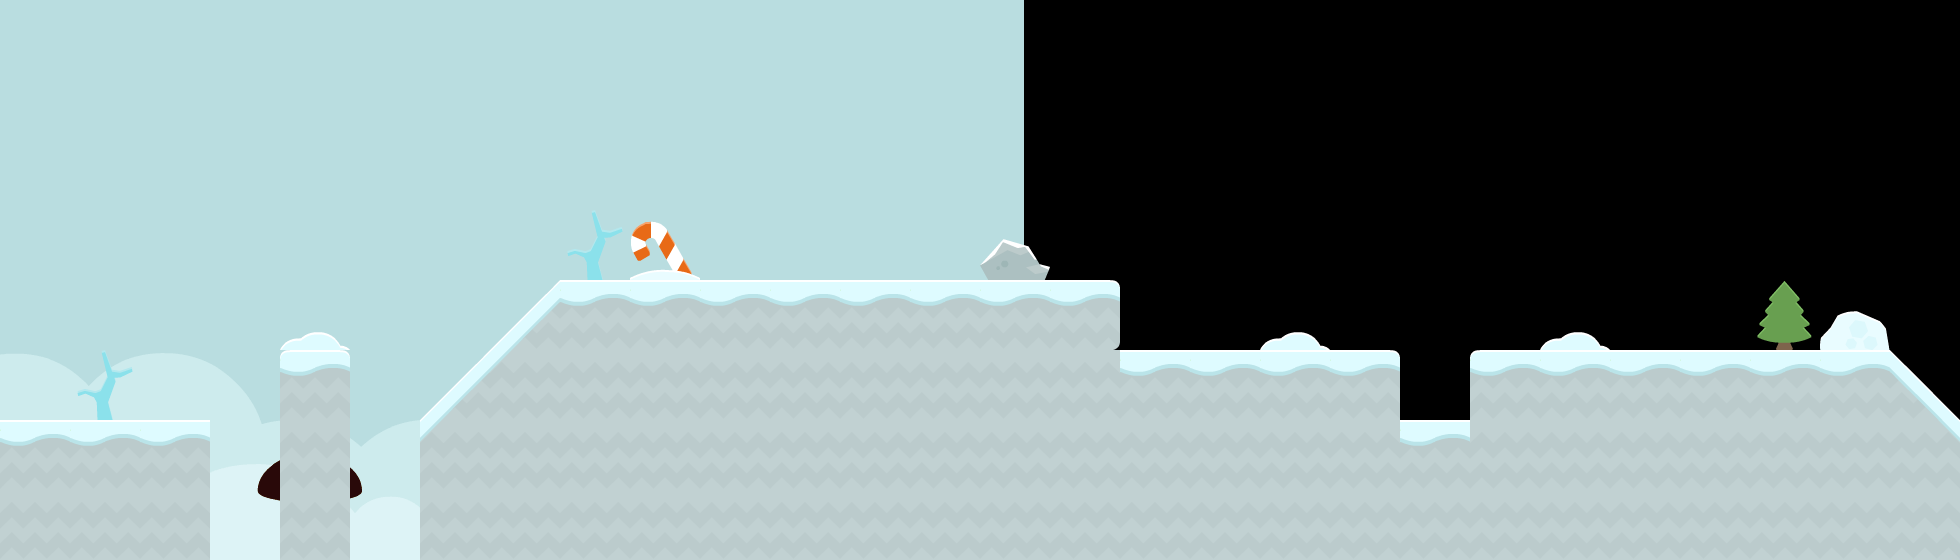

Rendered tile map (Tiled .tmx) drawn with the repository's tilesets; below, a short description and the map source with its tile grids summarised:
An orthogonal 28x8 tile map with 70x70 px tiles, 3 tile layers (tiles_background, tiles_terrain, tiles_foreground), 2 image layers and 9 objects (5x SNOW, WOOD, start, target, effect_snow).

<map version="1.0" orientation="orthogonal" renderorder="right-down" width="28" height="8" tilewidth="70" tileheight="70" nextobjectid="30">
 <properties>
  <property name="message" value="[WHITE]THE [GREEN]ALIENS[WHITE] DO NOT LIKE TO [YELLOW]FALL DOWN[WHITE]." />
 </properties>
 <tileset firstgid="1" name="tiles" tilewidth="70" tileheight="70" spacing="4" margin="2" tilecount="117">
  <image source="../../graphics/tiles.png" width="962" height="666" />
 </tileset>
 <imagelayer name="background_b" x="1024" y="-300">
  <image source="../../graphics/backgrounds/colored_shroom.png" />
 </imagelayer>
 <imagelayer name="background_a" y="-300">
  <image source="../../graphics/backgrounds/colored_shroom.png" />
 </imagelayer>
 <layer name="tiles_background" width="30" height="8">
  <data>[240 cells, 4 non-empty, 4 distinct tile ids]</data>
 </layer>
 <layer name="tiles_terrain" width="30" height="8">
  <data>[240 cells, 83 non-empty, 10 distinct tile ids]</data>
 </layer>
 <layer name="tiles_foreground" width="30" height="8">
  <data>[240 cells, 5 non-empty, 3 distinct tile ids]</data>
 </layer>
 <objectgroup name="terrain">
  <object id="21" type="SNOW" x="420" y="420">
   <polygon points="0,0 140,-140 700,-140 700,140 0,140" />
  </object>
  <object id="24" type="SNOW" x="1120" y="350">
   <polygon points="0,0 280,0 280,210 0,210" />
  </object>
  <object id="25" type="SNOW" x="1400" y="420">
   <polygon points="0,0 70,0 70,140 0,140" />
  </object>
  <object id="26" type="SNOW" x="1470" y="350">
   <polygon points="0,0 420,0 490,70 490,210 0,210" />
  </object>
  <object id="28" type="SNOW" x="0" y="420">
   <polygon points="0,0 210,0 210,140 0,140" />
  </object>
  <object id="29" type="WOOD" x="280" y="350">
   <polygon points="0,0 70,0 70,210 0,210" />
  </object>
 </objectgroup>
 <objectgroup name="entities">
  <object id="4" name="start" type="start" x="840" y="210" width="70" height="70" />
  <object id="5" name="target" type="target" x="1610" y="280" width="70" height="70" />
 </objectgroup>
 <objectgroup name="background_effects">
  <object id="16" type="effect_snow" x="420" y="-70" width="1540" height="140" />
 </objectgroup>
 <objectgroup name="foreground_effects" />
 <objectgroup name="npc" />
</map>
